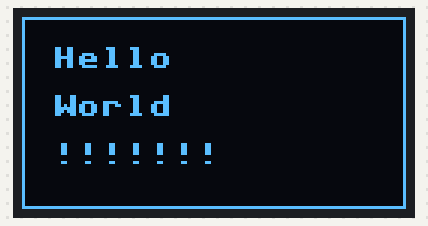
The program below on a simulated ESP8266 board running MicroPython. Shown: 128×64 one-colour display. Library files of the repository ran but are not shown: ssd1306.py; what the program prints to the serial console is not drawn.

Above: at 0.1 s.

The program:

main.py
```python
import ssd1306
from machine import Pin, I2C

i2c = I2C(scl=Pin(5), sda=Pin(4))
print(i2c.scan())
display = ssd1306.SSD1306_I2C(128, 64, i2c) # addr 60


while True:
    display.fill(0)
    display.text("Hello", 10, 10)
    display.text("World", 10, 26)
    display.text('!!!!!!!', 10, 42)
    display.rect(0, 0, 128, 64, 1)
    display.show()
```
